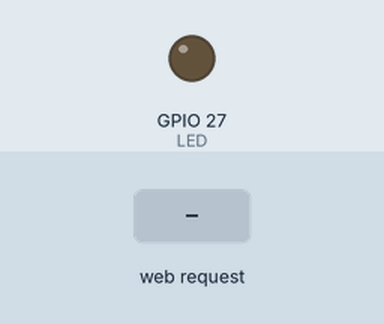
A sketch run on a simulated ESP32. On the bench: output pins drawn as LEDs (lit = HIGH). Inputs (shaded band) come from the test bench. WiFi joins after 1.5 s; servers stay silent unless stated.

Above: at 2.7 s.
2.8 s: HTTP request GET / received
At 3.1 s:
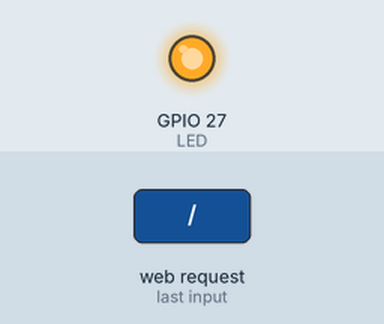
Timing chart, 0 to 5.8 s (numbered marks = the images above; inputs shaded):
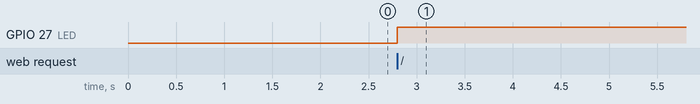

Measured:
- after the input at 2.8 s, GPIO 27 (LED): LOW → HIGH at once

The sketch:

Issue7.ino
```cpp
#include <WiFi.h>
#include <WebServer.h>

const char* ssid = "Jan";
const char* password = "Jan12345678";

WebServer server(80);

const int pinLDR = 35;
const int pinLM35 = 34;
const int LED = 27;

void enviarPaginaPrincipal() {

  int valorLDR = analogRead(pinLDR);
  float tempC = (analogRead(pinLM35) * 5.0 / 4095.0) * 100.0;

  String colorTemp = "#28a745";

  digitalWrite(LED, LOW);

  if (tempC > 24.0) {
    colorTemp = "#dc3545";
    digitalWrite(LED, HIGH);
  }

  String html = "<html><head>";
  html += "<meta charset='UTF-8'>";
  html += "<meta http-equiv='refresh' content='5'>";
  html += "</head><body>";

  html += "<h1>Monitor CPD</h1>";

  html += "<div style='background:" + colorTemp + ";padding:20px;color:white;border-radius:10px;'>";
  html += "<h3>Temperatura</h3>";
  html += "<p>" + String(tempC, 1) + " °C</p>";
  html += "</div>";

  html += "<p>LDR: " + String(valorLDR) + "</p>";

  html += "<p><a href='/credits'>Crèdits</a></p>";

  html += "</body></html>";

  server.send(200, "text/html", html);
}

void credits() {
  server.send(
    200,
    "text/html",
    "<h1>Fet per Jan</h1><a href='/'>Tornar</a>"
  );
}

void setup() {
  Serial.begin(115200);

  pinMode(LED, OUTPUT);

  WiFi.begin(ssid, password);

  while (WiFi.status() != WL_CONNECTED) {
    delay(500);
  }

  server.on("/", enviarPaginaPrincipal);
  server.on("/credits", credits);

  server.begin();
}

void loop() {
  server.handleClient();
}
```
